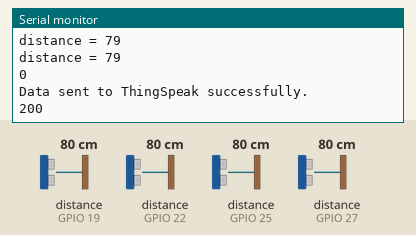
The sketch below on a simulated ESP32. Parts: the last lines printed to the serial monitor. Wiring (inferred from the names in the program): 4 × ultrasonic range finder: trigger GPIO 18, echo GPIO 19 / trigger GPIO 21, echo GPIO 22 / trigger GPIO 23, echo GPIO 25 / trigger GPIO 26, echo GPIO 27. The inputs (shaded band) are chosen by the test bench; at power-on: distance to the obstacle (sensors on GPIO 19, GPIO 22, GPIO 25, GPIO 27) 80 cm. The echo pulse lasts 58.3 µs per cm; WiFi joins after 1.5 s; servers stay silent unless stated; uploads are accepted with an empty reply.

Above: at 4.2 s.
4.3 s: distance to the obstacle (sensor on GPIO 19) set to 2 cm
At 4.98 s:
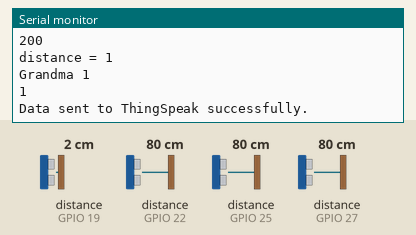
7.5 s: distance to the obstacle (sensor on GPIO 19) set to 4 cm
At 8.8 s:
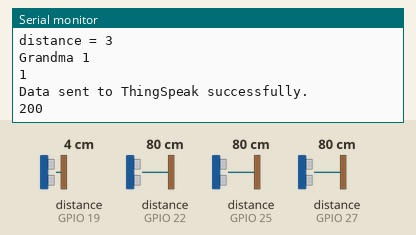
Timing chart, 0 to 10.5 s (numbered marks = the images above; inputs shaded):
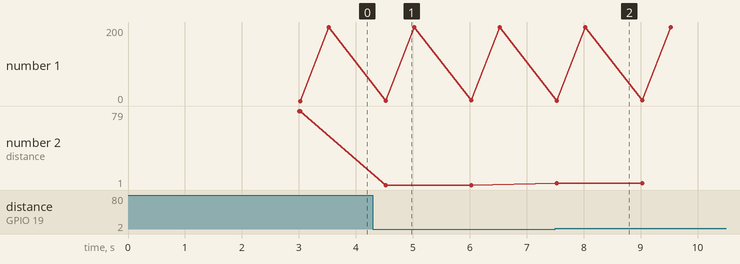

The sketch:

PIR_With_UltraSonic.ino
```cpp
#include <HTTPClient.h>
#include <WiFi.h>
#include <stdlib.h>
#include "ThingSpeak.h"
#define CHANNEL_ID 2165461
#define API_KEY "CQA08TED4R0B70XX"
char ssid[] = "Arya Topale";
char password[] = "dp12wifi";


#define CSE_IP "192.168.66.102" //CHANGE THIS IP ADDRESS FOR EACH COMPUTER "ifconfig command"
#define CSE_PORT 5089
#define OM2M_ORGIN "admin:admin"
#define OM2M_MN "/~/in-cse/in-name/"
#define OM2M_AE "AE-TEST/User-Patterns"
#define OM2M_DATA_CONT "What_Room_Is_Grandma_In"


const int PirPin1 = 4;
const int PirPin2 = 13;
const int PirPin3 = 14;
const int PirPin4 = 16;
// const int PirPin5 = 17;

const int trigPin1 = 18;
const int echoPin1 = 19;

const int trigPin2 = 21;
const int echoPin2 = 22;

const int trigPin3 = 23;
const int echoPin3 = 25;

const int trigPin4 = 26;
const int echoPin4 = 27;

long duration;
long distance;
long threshold = 7;

HTTPClient http;
WiFiClient client;
int US1;
int US2;
int US3;
int US4;

int Current_Room=0;
// int i = 0;

// const int LedPin = 13;    // Left LED pin, optional if you want led to light up when motion is detected
// int flag = 0;
// int count++;

void setup() {

  Serial.begin(115200);
  delay(1000);

  WiFi.begin(ssid ,password);
  while (WiFi.status() != WL_CONNECTED) {
    delay(1000);
    Serial.println("Connecting to WiFi...");
  }

  Serial.println("Connected!!");

  pinMode(PirPin1, INPUT);
  pinMode(PirPin2, INPUT);
  pinMode(PirPin3, INPUT);
  pinMode(PirPin4, INPUT);
  // pinMode(PirPin5, INPUT_PULLUP);
  // Serial.println("Dual PIR Sensor Control for Left and Right Motion Detection");

  // digitalWrite(LedPin, LOW);

  pinMode(trigPin1, OUTPUT);
  pinMode(echoPin1, INPUT);

  pinMode(trigPin2, OUTPUT);
  pinMode(echoPin2, INPUT);

  pinMode(trigPin3, OUTPUT);
  pinMode(echoPin3, INPUT);

  pinMode(trigPin4, OUTPUT);
  pinMode(echoPin4, INPUT);

  ThingSpeak.begin(client);
}

void loop() {

  Serial.println();
  // Serial.println();

  // int Current_Room_US = 0;

  // int Room1;
  // int Room2;
  // int Room3;
  // int Room4;

  if (thresholdBroken(trigPin1, echoPin1)){
    // Serial.println("Grandma is moving);

    US1 = 1;
    US2 = 0;
    US3 = 0;
    US4 = 0;
    if(Current_Room==1){
      Serial.println("Grandma 2");
      Current_Room=2;
    }

    else{
      Serial.println("Grandma 1");
      Current_Room=1;
    }
  }
  else if (thresholdBroken(trigPin2, echoPin2)){
    // Serial.println("Grandma is moving);
    US1 = 0;
    US2 = 1;
    US3 = 0;
    US4 = 0;
    if(Current_Room==2){
      Serial.println("Grandma 3");
      Current_Room=3;

    }
    else{
      Serial.println("Grandma 2");
      Current_Room=2;
    }
  }
  else if (thresholdBroken(trigPin3, echoPin3)){
    // Serial.println("Grandma is moving);
    US1 = 0;
    US2 = 0;
    US3 = 1;
    US4 = 0;
    if(Current_Room==3){
      Serial.println("Grandma 4");
      Current_Room=4;
    }
    else{
      Serial.println("Grandma 3");
      Current_Room=3;
    }
  }
  else if (thresholdBroken(trigPin4, echoPin4)){
    // Serial.println("Grandma is moving);
    US1 = 0;
    US2 = 0;
    US3 = 0;
    US4 = 1;
    if(Current_Room==4){
      Serial.println("Grandma 3");
      Current_Room=4;
    }
    else{
      Serial.println("Grandma 4");
      Current_Room=3;
    }
  }


  // if (motionDetected(US1 == 1) ){
  //   // digitalWrite(LedPin, HIGH);
  //   Serial.println("Grandma has left the house");

  //   Current_Room = 0;
  // }
  // else if (motionDetected(US1 == 1)) {
  //   Serial.println("Grandma has entered the house");

  //   Current_Room = 1;
  // }
  // else if (motionDetected(US2 == 1)) {
  //   Serial.println("Grandma is going from room 2 to room 1");

  //   Current_Room = 1;
  // }
  // else if (motionDetected(US2 == 1)) {
  //   Serial.println("Grandma is going from room 1 to room 2");

  //   Current_Room = 2;
  // }
  // else if (motionDetected(US3 == 1)) {
  //   Serial.println("Grandma is going from room 3 to room 2");

  //   Current_Room = 2;
  // }
  // else if (motionDetected(US3 == 1)) {
  //   Serial.println("Grandma is going from room 2 to room 3");

  //   Current_Room = 3;
  // }
  // else if (motionDetected(US4 == 1)) {
  //   Serial.println("Grandma is going from room 4 to room 3");

  //   Current_Room = 3;
  // }
  // else if (motionDetected(US4 == 1)) {
  //   Serial.println("Grandma is going from room 3 to room 4");

  //   Current_Room = 4;
  // }

Serial.println(Current_Room);
  const int NUM_FIELDS = 4;

// Create an array to hold the field values
int fieldValues[NUM_FIELDS] = {0, 0, 0, 0};

if (Current_Room == 1) {
  fieldValues[0] = 1;
} else if (Current_Room == 2) {
  fieldValues[1] = 1;
} else if (Current_Room == 3) {
  fieldValues[2] = 1;
} else if (Current_Room == 4) {
  fieldValues[3] = 1;
}

// Set the field values
for (int i = 0; i < NUM_FIELDS; i++) {
  ThingSpeak.setField(i + 1, fieldValues[i]);
}

// Write the fields to ThingSpeak
int writeSuccess = ThingSpeak.writeFields(CHANNEL_ID, API_KEY);

// if (writeSuccess)
//  {
//   Serial.println("Data sent to ThingSpeak successfully.");
// } else
// {
//   Serial.println("Error sending data to ThingSpeak.");
// }
if (writeSuccess) {
  Serial.println("Data sent to ThingSpeak successfully.");
} else {
  Serial.println("Error sending data to ThingSpeak.");
}

// if (ThingSpeak.getLastWriteStatus() == 200) {
//   Serial.println("Data sent to ThingSpeak successfully.");
// } else {
//   Serial.print("Error sending data to ThingSpeak. HTTP error code: ");
//   Serial.println(ThingSpeak.getLastWriteStatus());
// }


  // else if (motionDetected(PirPin5)) {
  //   Serial.println("Motion detected in Room 5");
  //   Room5 = 1;
  //   Current_Room = 5;
  // }

  // delay(100);

  // OM2M

  String label = "Label";
  String data;
  String server = "http://" + String() + CSE_IP + ":" + String() + CSE_PORT + String() + OM2M_MN;

  http.begin(server + String() + OM2M_AE + "/" + OM2M_DATA_CONT + "/");

  http.addHeader("X-M2M-Origin", OM2M_ORGIN);
  http.addHeader("Content-Type", "application/json;ty=4");
  http.addHeader("Content-Length", "100");

  data = "[" + String(Current_Room) + "]";
  String req_data = String() + "{\"m2m:cin\": {"

    +
    "\"con\": \"" + data + "\","

    +
    "\"lbl\": \"" + label + "\","

    // + "\"rn\": \"" + "Entry "+String(i++) + "\","

    +
    "\"cnf\": \"text\""

    +
    "}}";
  int code = http.POST(req_data);
  http.end();
  Serial.println(code);

  // Serial.println("updated count");
  // Serial.print("count");

  delay(1000);

}

bool motionDetected(int pirPin) {
  if(digitalRead(pirPin) == HIGH){
    return 1;
  }
  else{
    return 0;
  }
}

int thresholdBroken(int trigPin, int echoPin) {
  digitalWrite(trigPin, LOW);
  delayMicroseconds(2);

  digitalWrite(trigPin, HIGH);
  delayMicroseconds(10);
  digitalWrite(trigPin, LOW);

  duration = pulseIn(echoPin, HIGH);

  distance = duration * 0.034/2;

  Serial.print("distance = ");
  Serial.println(distance);

  if (distance < threshold){
    // Serial.println("THE GRANDMA IS MOVING!!");
    return 1;
  }
  else {
    return 0;
  }
}
```

Measured:
- after the input at 4.3 s, the serial monitor: prints a new line after 0.22 s (image 1)
- after the input at 7.5 s, the serial monitor: prints a new line at once (image 2)
- plotted number 2: 79 → 1 after the input at 4.3 s, 1 → 3 after the input at 7.5 s
